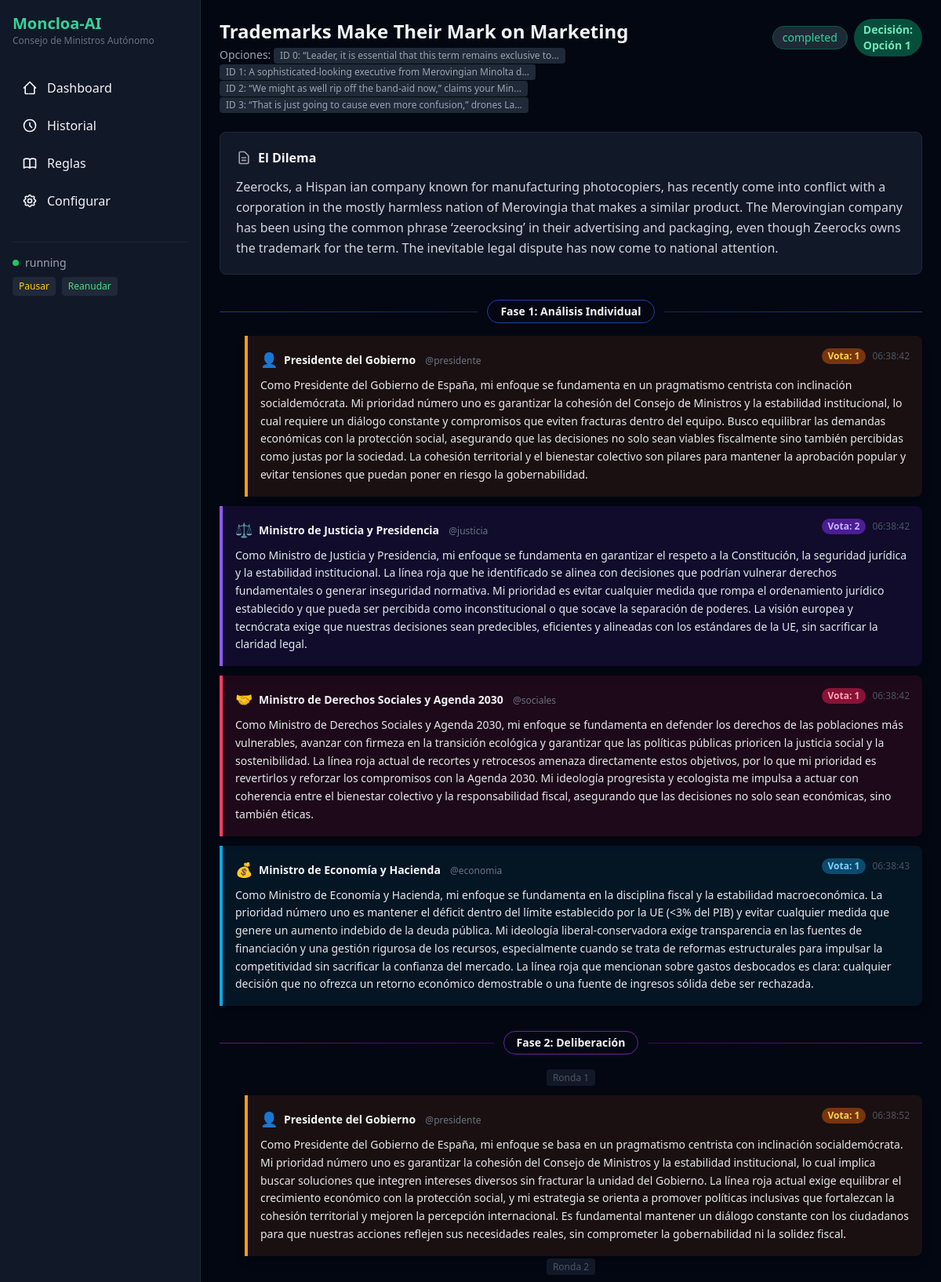
Page /consejo/22 (upper part) on the committed database.
### tables this page shows
CREATE TABLE interventions (
                id INTEGER PRIMARY KEY AUTOINCREMENT,
                session_id INTEGER NOT NULL REFERENCES sessions(id),
                phase INTEGER NOT NULL,
                round INTEGER DEFAULT 1,
                councilor_role TEXT NOT NULL,
                councilor_name TEXT,
                vote_choice TEXT,
                reasoning TEXT,
                content TEXT,
                created_at TIMESTAMP DEFAULT CURRENT_TIMESTAMP
            );

### web/app.py (the view)
@app.get("/consejo/{session_id}", response_class=HTMLResponse)
async def deliberation_view(request: Request, session_id: int):
    session = memory.get_session(session_id)
    if not session:
        raise HTTPException(404, "Sesión no encontrada")
    interventions = memory.get_session_interventions(session_id)
    html = render("deliberation.html",
        session=session, interventions=interventions,
        personalities=engine.personalities,
        engine_status=engine.status.value,
    )
    return HTMLResponse(html)

### web/templates/deliberation.html (shortened to what this page needs)
{% extends "base.html" %}
{% block content %}
<div class="max-w-6xl mx-auto">
    <div class="flex justify-between items-start mb-6">
        <div>
            <h2 class="text-2xl font-bold">{{ session.issue_title }}</h2>
            <p class="text-sm text-gray-400 mt-1">
                {% set opts = session.options|from_json if session.options is string else session.options %}
                {% if opts is iterable and opts is not string %}
                    Opciones: {% set option_ids = session.option_ids|from_json if session.option_ids is string else session.option_ids %}
                    {% for opt in opts %}
                        <span class="inline-block bg-gray-800 px-2 py-0.5 rounded text-xs mr-1">ID {{ option_ids[loop.index0] if option_ids else loop.index0 }}: {{ opt[:60] }}{{ '...' if opt|length > 60 }}</span>
                    {% endfor %}
                {% endif %}
            </p>
        </div>
        <div class="flex items-center gap-2">
            <span class="text-sm bg-gray-800 px-3 py-1 rounded-full
                {% if session.status == 'completed' %}text-emerald-400 border border-emerald-800
                {% elif session.status == 'error' %}text-red-400 border border-red-800
                {% else %}text-yellow-400 border border-yellow-800{% endif %}">
                {{ session.status }}
            </span>
            {% if session.outcome %}
            <span class="text-sm bg-emerald-900 text-emerald-300 px-3 py-1 rounded-full font-bold">
                Decisi&oacute;n: Opci&oacute;n {{ session.outcome }}
            </span>
            {% endif %}
        </div>
    </div>
    <div class="bg-gray-900 p-5 rounded-lg border border-gray-800 mb-8">
        <div class="flex items-center gap-2 mb-3">
            <svg class="w-5 h-5 text-gray-400" fill="none" stroke="currentColor" viewBox="0 0 24 24">
                <path stroke-linecap="round" stroke-linejoin="round" stroke-width="2" d="M9 12h6m-6 4h6m2 5H7a2 2 0 01-2-2V5a2 2 0 012-2h5.586a1 1 0 01.707.293l5.414 5.414a1 1 0 01.293.707V19a2 2 0 01-2 2z"/>
            </svg>
            <h3 class="font-bold">El Dilema</h3>
        </div>
        <p class="text-gray-300 leading-relaxed whitespace-pre-line">{{ session.issue_description }}</p>
    </div>
    {% set phase_labels = {1: 'Análisis Individual', 2: 'Deliberación', 3: 'Votación Final'} %}
    {% set phase_colors = {1: 'from-blue-900 to-blue-950 border-blue-800', 2: 'from-purple-900 to-purple-950 border-purple-800', 3: 'from-emerald-900 to-emerald-950 border-emerald-800'} %}
    {% set speaker_colors = {'presidente': 'border-l-amber-500 bg-amber-900/20', 'economia': 'border-l-sky-500 bg-sky-900/20', 'sociales': 'border-l-rose-500 bg-rose-900/20', 'justicia': 'border-l-violet-500 bg-violet-900/20'} %}
    {% set speaker_icons = {'presidente': '👤', 'economia': '💰', 'sociales': '🤝', 'justicia': '⚖️'} %}
    {% set phases = interventions|map(attribute='phase')|unique|list|sort %}
    <div class="space-y-8" id="conversation-thread">
        {% for phase in phases %}
        {% set phase_invs = interventions|selectattr('phase', 'eq', phase)|list %}
        {% set rounds = phase_invs|map(attribute='round')|unique|list|sort %}
        <div>
            <div class="flex items-center gap-3 mb-4 sticky top-0 z-10">
                <div class="h-px flex-1 bg-gradient-to-r {{ phase_colors.get(phase, 'from-gray-800 to-gray-800') }}"></div>
                <span class="text-sm font-bold px-4 py-1 rounded-full border bg-gray-950 {{ phase_colors.get(phase, 'border-gray-800') }}">
                    Fase {{ phase }}: {{ phase_labels.get(phase, 'Fase ' ~ phase) }}
                </span>
                <div class="h-px flex-1 bg-gradient-to-l {{ phase_colors.get(phase, 'from-gray-800 to-gray-800') }}"></div>
            </div>
            {% for round in rounds %}
            {% set round_invs = phase_invs|selectattr('round', 'eq', round)|list %}
            {% if rounds|length > 1 %}
            <div class="text-center mb-3">
                <span class="text-xs text-gray-600 bg-gray-900 px-2 py-0.5 rounded">Ronda {{ round }}</span>
            </div>
            {% endif %}
            <div class="space-y-3">
                {% for inv in round_invs %}
                {% set color = speaker_colors.get(inv.councilor_role, 'border-l-gray-500 bg-gray-800') %}
                {% set icon = speaker_icons.get(inv.councilor_role, '💬') %}
                <div class="ml-{% if inv.councilor_role == 'presidente' %}8{% else %}0{% endif %}">
                    <div class="border-l-4 {{ color }} rounded-r-lg p-4 shadow-lg">
                        <div class="flex items-start justify-between mb-2">
                            <div class="flex items-center gap-2">
                                <span class="text-lg">{{ icon }}</span>
                                <div>
                                    <span class="font-bold text-sm">{{ inv.councilor_name }}</span>
                                    <span class="text-xs text-gray-500 ml-2">@{{ inv.councilor_role }}</span>
                                </div>
                            </div>
                            <div class="flex items-center gap-2">
                                {% if inv.vote_choice %}
                                <span class="text-xs font-bold px-2 py-0.5 rounded-full
                                    {% if inv.councilor_role == 'presidente' %}bg-amber-900 text-amber-300
                                    {% elif inv.councilor_role == 'economia' %}bg-sky-900 text-sky-300
                                    {% elif inv.councilor_role == 'sociales' %}bg-rose-900 text-rose-300
                                    {% else %}bg-violet-900 text-violet-300{% endif %}">
                                    Vota: {{ inv.vote_choice }}
                                </span>
                                {% endif %}
                                <span class="text-xs text-gray-600">{{ inv.created_at[11:19] if inv.created_at else '' }}</span>
                            </div>
                        </div>
                        <div class="text-sm text-gray-200 leading-relaxed whitespace-pre-line">{{ inv.reasoning or inv.content or '' }}</div>
                    </div>
                </div>
                {% endfor %}
            </div>
            {% endfor %}
        </div>
        {% endfor %}
    </div>
</div>
{% endblock %}

### web/templates/base.html (shortened to what this page needs)
<!DOCTYPE html>
<html lang="es" class="h-full">
<head>
    <script src="https://cdn.tailwindcss.com"></script>
    <link rel="stylesheet" href="/static/css/styles.css">
</head>
<body class="h-full bg-gray-950 text-gray-100 font-sans">
    <div class="flex h-full">
        {% include "sidebar.html" %}
        <main class="flex-1 overflow-auto p-6 ml-64">
            {% block content %}{% endblock %}
        </main>
    </div>
</body>
</html>

### web/templates/sidebar.html (shortened to what this page needs)
<aside class="fixed left-0 top-0 h-full w-64 bg-gray-900 border-r border-gray-800 p-4 overflow-y-auto">
    <div class="mb-8">
        <h1 class="text-xl font-bold text-emerald-400">Moncloa-AI</h1>
        <p class="text-xs text-gray-500">Consejo de Ministros Autónomo</p>
    </div>
    <nav class="space-y-2">
        <a href="/" class="flex items-center gap-3 px-3 py-2 rounded hover:bg-gray-800 transition">
            <svg class="w-5 h-5" fill="none" stroke="currentColor" viewBox="0 0 24 24"><path stroke-linecap="round" stroke-linejoin="round" stroke-width="2" d="M3 12l2-2m0 0l7-7 7 7M5 10v10a1 1 0 001 1h3m10-11l2 2m-2-2v10a1 1 0 01-1 1h-3m-4 0h4"/></svg>
            Dashboard
        </a>
        <a href="/historial" class="flex items-center gap-3 px-3 py-2 rounded hover:bg-gray-800 transition">
            <svg class="w-5 h-5" fill="none" stroke="currentColor" viewBox="0 0 24 24"><path stroke-linecap="round" stroke-linejoin="round" stroke-width="2" d="M12 8v4l3 3m6-3a9 9 0 11-18 0 9 9 0 0118 0z"/></svg>
            Historial
        </a>
        <a href="/reglas" class="flex items-center gap-3 px-3 py-2 rounded hover:bg-gray-800 transition">
            Reglas
        </a>
        <a href="/configurar" class="flex items-center gap-3 px-3 py-2 rounded hover:bg-gray-800 transition">
            Configurar
        </a>
    </nav>
    <div class="mt-8 pt-4 border-t border-gray-800">
        <div class="flex items-center gap-2 mb-2" id="status-indicator">
            <span class="w-2 h-2 rounded-full
                {% if engine_status == 'running' %}bg-green-500
                {% elif engine_status == 'paused' %}bg-yellow-500
                {% else %}bg-gray-500{% endif %}" id="status-dot"></span>
            <span class="text-sm text-gray-400" id="status-text">{{ engine_status or 'idle' }}</span>
        </div>
        <div class="flex gap-2">
            <button onclick="fetch('/api/loop/pause', {method:'POST'}).then(()=>location.reload())"
                    class="text-xs px-2 py-1 rounded bg-gray-800 hover:bg-gray-700 text-yellow-400">Pausar</button>
            <button onclick="fetch('/api/loop/resume', {method:'POST'}).then(()=>location.reload())"
                    class="text-xs px-2 py-1 rounded bg-gray-800 hover:bg-gray-700 text-green-400">Reanudar</button>
        </div>
    </div>
</aside>

### web/static/css/styles.css (style rules this page uses)
body { font-family: 'Inter', system-ui, -apple-system, sans-serif; }

### rows in the picture
interventions: icon "👤", councilor_name "Presidente del Gobierno", councilor_role "presidente", vote_choice "1", created_at "06:38:42", reasoning "Como Presidente del Gobierno de España, mi enfoque se fundamenta en un pragmatismo centrista con inclinación socialdemócrata. Mi prioridad número uno es garantizar la cohesión del Consejo de Ministros y la estabilidad institucional, lo cual requiere un diálogo constante y compromisos que eviten fracturas dentro del equipo. Busco equilibrar las demandas económicas con la protección social, asegurando que las decisiones no solo sean viables fiscalmente sino también percibidas como justas por la sociedad. La cohesión territorial y el bienestar colectivo son pilares para mantener la aprobación popular y evitar tensiones que puedan poner en riesgo la gobernabilidad."
interventions: icon "⚖️", councilor_name "Ministro de Justicia y Presidencia", councilor_role "justicia", vote_choice "2", created_at "06:38:42", reasoning "Como Ministro de Justicia y Presidencia, mi enfoque se fundamenta en garantizar el respeto a la Constitución, la seguridad jurídica y la estabilidad institucional. La línea roja que he identificado se alinea con decisiones que podrían vulnerar derechos fundamentales o generar inseguridad normativa. Mi prioridad es evitar cualquier medida que rompa el ordenamiento jurídico establecido y que pueda ser percibida como inconstitucional o que socave la separación de poderes. La visión europea y tecnócrata exige que nuestras decisiones sean predecibles, eficientes y alineadas con los estándares de la UE, sin sacrificar la claridad legal."
interventions: icon "🤝", councilor_name "Ministro de Derechos Sociales y Agenda 2030", councilor_role "sociales", vote_choice "1", created_at "06:38:42", reasoning "Como Ministro de Derechos Sociales y Agenda 2030, mi enfoque se fundamenta en defender los derechos de las poblaciones más vulnerables, avanzar con firmeza en la transición ecológica y garantizar que las políticas públicas prioricen la justicia social y la sostenibilidad. La línea roja actual de recortes y retrocesos amenaza directamente estos objetivos, por lo que mi prioridad es revertirlos y reforzar los compromisos con la Agenda 2030. Mi ideología progresista y ecologista me impulsa a actuar con coherencia entre el bienestar colectivo y la responsabilidad fiscal, asegurando que las decisiones no solo sean económicas, sino también éticas."
interventions: icon "💰", councilor_name "Ministro de Economía y Hacienda", councilor_role "economia", vote_choice "1", created_at "06:38:43", reasoning "Como Ministro de Economía y Hacienda, mi enfoque se fundamenta en la disciplina fiscal y la estabilidad macroeconómica. La prioridad número uno es mantener el déficit dentro del límite establecido por la UE (<3% del PIB) y evitar cualquier medida que genere un aumento indebido de la deuda pública. Mi ideología liberal-conservadora exige transparencia en las fuentes de financiación y una gestión rigurosa de los recursos, especialmente cuando se trata de reformas estructurales para impulsar la competitividad sin sacrificar la confianza del mercado. La línea roja que mencionan sobre gastos desbocados es clara: cualquier decisión que no ofrezca un retorno económico demostrable o una fuente de…"
interventions: icon "👤", councilor_name "Presidente del Gobierno", councilor_role "presidente", vote_choice "1", created_at "06:38:52", reasoning "Como Presidente del Gobierno de España, mi enfoque se basa en un pragmatismo centrista con inclinación socialdemócrata. Mi prioridad número uno es garantizar la cohesión del Consejo de Ministros y la estabilidad institucional, lo cual implica buscar soluciones que integren intereses diversos sin fracturar la unidad del Gobierno. La línea roja actual exige equilibrar el crecimiento económico con la protección social, y mi estrategia se orienta a promover políticas inclusivas que fortalezcan la cohesión territorial y mejoren la percepción internacional. Es fundamental mantener un diálogo constante con los ciudadanos para que nuestras acciones reflejen sus necesidades reales, sin comprometer…"

### other values in the picture
{{ engine_status or 'idle' }} "running"
{{ session.issue_title }} "Trademarks Make Their Mark on Marketing"
{{ option_ids[loop.index0] if option_ids else loop.index0 }} "0" "1" "2" "3"
{{ opt[:60] }} "“Leader, it is essential that this term remains exclusive to" "A sophisticated-looking executive from Merovingian Minolta d" "“We might as well rip off the band-aid now,” claims your Min" "“That is just going to cause even more confusion,” drones La"
{{ '...' if opt|length > 60 }} "..." "..." "..." "..."
{{ session.status }} "completed"
{{ session.outcome }} "1"
{{ phase }} "1" "2"
{{ phase_labels.get(phase, 'Fase ' ~ phase) }} "Análisis Individual" "Deliberación"
{{ round }} "1" "2"
